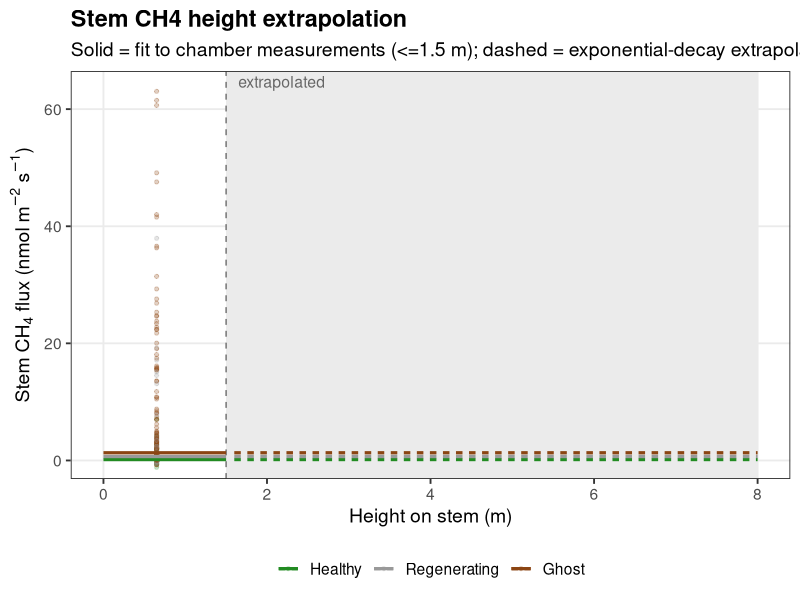
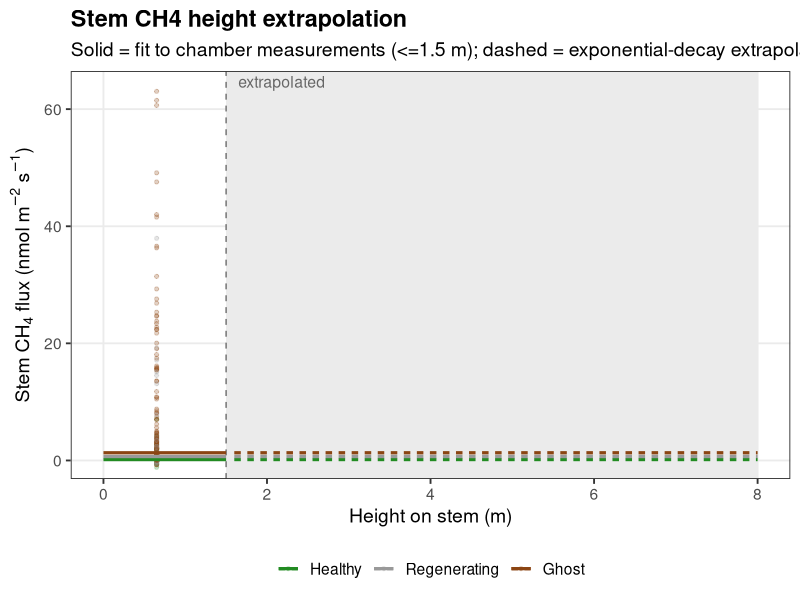
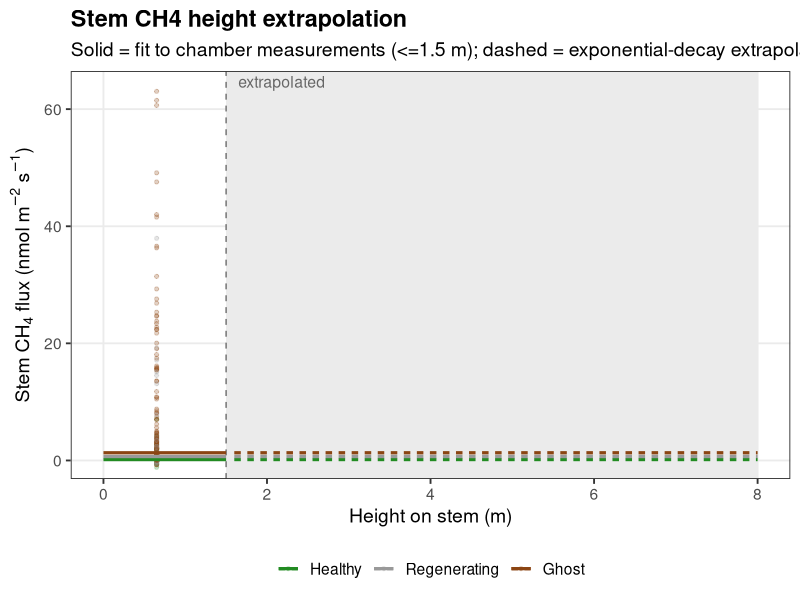

R code for these plots, in order:
# Clean presentation figure of the stem-flux height-extrapolation approach:
# measured stem CH4 below the ~1.5 m chamber limit, exponential-decay fit
# extrapolated above it (clamped >= 0). By disturbance class.
suppressMessages({library(dplyr);library(ggplot2)})
if (requireNamespace("here", quietly = TRUE)) setwd(here::here())
d<-read.csv("output/data_products/combined_gas_flux_dataset.csv") %>%
  filter(component=="stem", disturbance_level %in% c("ghost","healthy","regenerating"),
         !is.na(CH4_best.flux), !is.na(height)) %>%
  mutate(h=ifelse(median(height,na.rm=TRUE)<10,height,height/100),   # -> meters
         Class=factor(recode(disturbance_level,healthy="Healthy",regenerating="Regenerating",ghost="Ghost"),
                      levels=c("Healthy","Regenerating","Ghost")))
Hmax<-1.5
pal<-c(Healthy="#228B22",Regenerating="#999999",Ghost="#8B4513")
# exponential-decay fit per class on measured (<=Hmax) positive fluxes; predict + clamp>=0
grid<-do.call(rbind,lapply(levels(d$Class),function(cl){
  dc<-d %>% filter(Class==cl, h<=Hmax, CH4_best.flux>0)
  if(nrow(dc)<5) return(NULL)
  fit<-lm(log(CH4_best.flux)~h,data=dc)
  hh<-seq(0,8,0.1)
  data.frame(Class=cl,h=hh,pred=pmax(exp(predict(fit,newdata=data.frame(h=hh))),0),
             measured=hh<=Hmax)
}))
grid$Class<-factor(grid$Class,levels=levels(d$Class))
p<-ggplot()+
  annotate("rect",xmin=Hmax,xmax=8,ymin=-Inf,ymax=Inf,fill="grey92")+
  annotate("text",x=Hmax+0.15,y=Inf,label="extrapolated",hjust=0,vjust=1.4,size=4,color="grey40")+
  geom_vline(xintercept=Hmax,linetype="dashed",color="grey45")+
  geom_point(data=d %>% filter(h<=Hmax),aes(h,CH4_best.flux,color=Class),alpha=.25,size=1.1)+
  geom_line(data=grid %>% filter(measured),aes(h,pred,color=Class),linewidth=1.1)+
  geom_line(data=grid %>% filter(!measured),aes(h,pred,color=Class),linewidth=1.1,linetype="22")+
  scale_color_manual(values=pal,name=NULL)+
  coord_cartesian(ylim=c(0,quantile(d$CH4_best.flux[d$h<=Hmax],.97,na.rm=TRUE)))+
  labs(x="Height on stem (m)",y=expression("Stem CH"[4]*" flux (nmol "*m^-2*" "*s^-1*")"),
       title="Stem CH4 height extrapolation",
       subtitle="Solid = fit to chamber measurements (<=1.5 m); dashed = exponential-decay extrapolation above")+
  theme_bw(base_size=14)+theme(legend.position="bottom",panel.grid.minor=element_blank(),
        plot.title=element_text(face="bold"))
ggsave("output/figures/other/stem_extrap_clean.pdf",p,width=8,height=5)
ggsave("output/figures/other/stem_extrap_clean.png",p,width=8,height=5,dpi=200)
ggsave("output/figures/presentation/09e_stem_extrapolation.png",p,width=8,height=5,dpi=200)
cat("written stem_extrap_clean\n")
